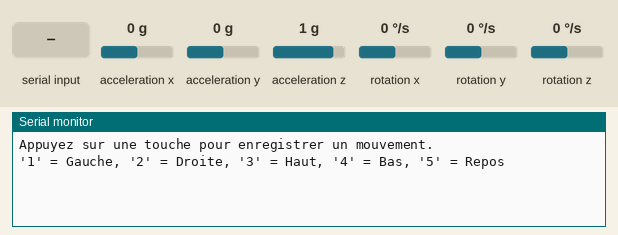
The sketch below on a simulated Arduino Nano 33 BLE. Parts: the last lines printed to the serial monitor. The test bench sets the inputs (shaded band); at power-on: acceleration x 0 g, acceleration y 0 g, acceleration z 1 g, rotation x 0 °/s, rotation y 0 °/s, rotation z 0 °/s.

Above: at 1.2 s.
1.3 s: "90,45\n" received over Serial
At 1.9 s:
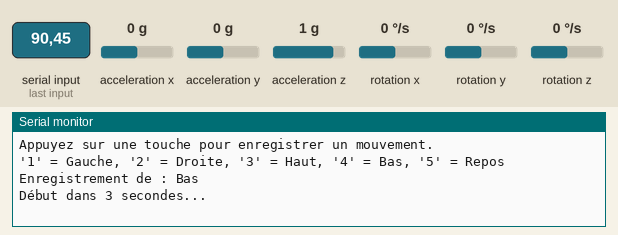
2.8 s: acceleration x set to -1.4 g
At 5.5 s:
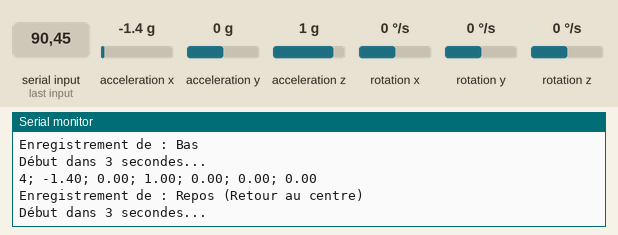
5.8 s: "30,150\n" received over Serial
At 8.3 s:
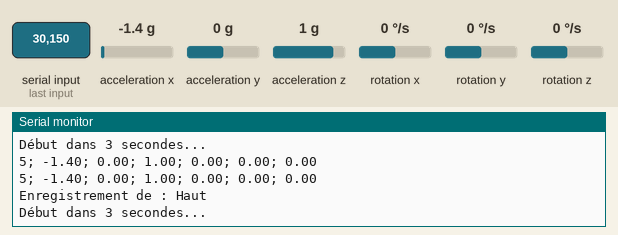
8.8 s: acceleration y set to -1.4 g
At 10.72 s:
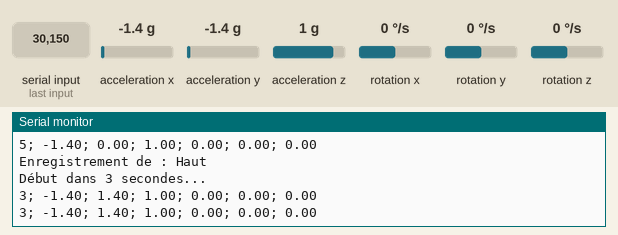
11.8 s: acceleration z set to -1.4 g
At 12.4 s:
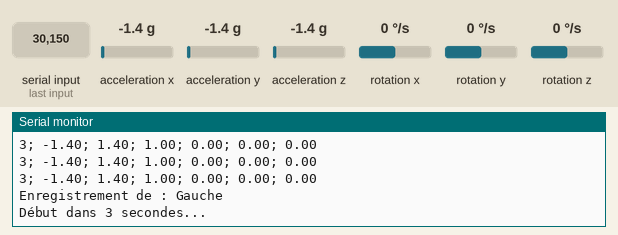
13.3 s: rotation x set to -192 °/s
At 14.8 s:
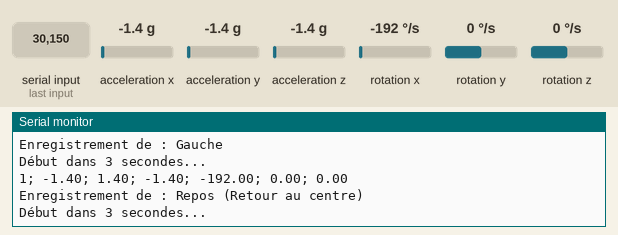
Timing chart, 0 to 15.8 s (numbered marks = the images above; inputs shaded):
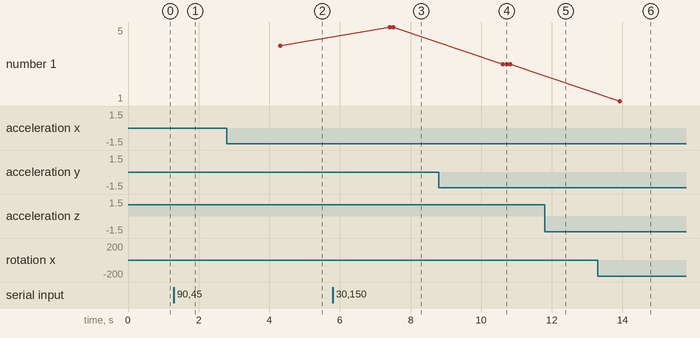

Measured:
- after the input at 1.3 s, the serial monitor: prints a new line at once (image 1)
- after the input at 2.8 s, the serial monitor: prints a new line after 1.5 s (image 2)
- after the input at 5.8 s, the serial monitor: prints a new line after 1.8 s (image 3)
- after the input at 8.8 s, the serial monitor: prints a new line after 1.8 s (image 4)
- after the input at 13.3 s, the serial monitor: prints a new line after 0.63 s (image 6)

The sketch:

projetardui.ino
```cpp
// Inclure la librairie
#include <Arduino_LSM9DS1.h>

// Constantes pour l'enregistrement des mouvements
const int DURATION = 10000;  // Durée totale d'enregistrement (10 secondes)
const int MOVEMENT_TIME = 2000;  // Temps de mouvement (2 secondes)
const int CENTER_TIME = 2000;    // Temps de retour au centre (2 secondes)
const int INTERVAL = 100;  // Intervalle entre échantillons (100 ms)

// Variables de gestion de l'enregistrement
bool isRecording = false;    // Indicateur pour savoir si l'enregistrement est en cours
int currentLabel = -1;       // Label du mouvement en cours (Gauche, Droite, Haut, Bas, Repos)
unsigned long startTime = 0; // Temps de début de l'enregistrement
int sampleCount = 0;         // Compteur des échantillons enregistrés
bool isMoving = true;        // Indicateur pour savoir si on est dans la phase "mouvement" ou "retour au centre"

void setup() {
  Serial.begin(9600);  // Initialise la communication série à 9600 bauds
  while (!Serial);  // Attendre que la communication série soit prête

  // Initialiser le capteur IMU (si échec, arrêter le programme)
  if (!IMU.begin()) {
    Serial.println("Erreur : Impossible d'initialiser le capteur IMU !");
    while (1);  // Bloquer le programme si le capteur ne s'initialise pas correctement
  }

  Serial.println("Appuyez sur une touche pour enregistrer un mouvement.");
  Serial.println("'1' = Gauche, '2' = Droite, '3' = Haut, '4' = Bas, '5' = Repos");
}

void loop() {
  // Vérifier si une entrée a été reçue via le port série
  if (Serial.available()) {
    char input = Serial.read();  // Lire l'entrée de l'utilisateur

    // Si l'entrée est un chiffre entre 1 et 5, commencer l'enregistrement
    if (input >= '1' && input <= '5') {
      currentLabel = input - '0';  // Convertir le caractère en entier (1 à 5)
      Serial.print("Enregistrement de : ");
      Serial.println(getMovementName(currentLabel));  // Afficher le nom du mouvement
      Serial.println("Début dans 3 secondes...");
      delay(3000);  // Attendre 3 secondes avant de commencer

      // Initialiser les variables pour démarrer l'enregistrement
      isRecording = true;
      startTime = millis();  // Démarrer le chronomètre
      sampleCount = 0;       // Réinitialiser le compteur d'échantillons
      isMoving = true;       // Commencer par un mouvement
    }
  }

  // Si l'enregistrement est en cours et que la durée totale n'est pas atteinte
  if (isRecording && (millis() - startTime < DURATION)) {
    unsigned long elapsedTime = millis() - startTime;  // Temps écoulé depuis le début de l'enregistrement

    // Déterminer si on est dans la phase "mouvement" ou "retour au centre"
    if (elapsedTime % (MOVEMENT_TIME + CENTER_TIME) < MOVEMENT_TIME) {
      isMoving = true;  // On est dans la phase "mouvement"
    } else {
      isMoving = false; // On est dans la phase "retour au centre"
    }

    // Si les données du capteur IMU sont disponibles, les lire
    if (IMU.accelerationAvailable() && IMU.gyroscopeAvailable()) {
      float accX, accY, accZ, gyroX, gyroY, gyroZ;
      IMU.readAcceleration(accX, accY, accZ);  // Lire les données d'accéléromètre
      IMU.readGyroscope(gyroX, gyroY, gyroZ);  // Lire les données de gyroscope

      // Inverser les axes Y pour correspondre à l'orientation du capteur
      accY = -accY;
      gyroY = -gyroY;

      // Afficher les résultats sous forme CSV (mouvement ou retour au centre)
      Serial.print(isMoving ? currentLabel : 5); Serial.print("; "); // "5" pour retour au centre
      Serial.print(accX); Serial.print("; ");
      Serial.print(accY); Serial.print("; ");
      Serial.print(accZ); Serial.print("; ");
      Serial.print(gyroX); Serial.print("; ");
      Serial.print(gyroY); Serial.print("; ");
      Serial.println(gyroZ);  // Affiche les données d'accéléromètre et gyroscope

      sampleCount++;  // Incrémenter le compteur d'échantillons
      delay(INTERVAL);  // Attendre 100 ms avant de prendre un nouvel échantillon
    }
  }

  // Si la durée d'enregistrement est atteinte, afficher le résultat
  if (isRecording && (millis() - startTime >= DURATION)) {
    Serial.print("Fin de l'enregistrement pour : ");
    Serial.println(getMovementName(currentLabel));  // Afficher le mouvement enregistré
    Serial.print("Total d’échantillons capturés : ");
    Serial.println(sampleCount);  // Afficher le nombre d'échantillons capturés
    Serial.println("Appuyez sur une touche pour recommencer.");

    isRecording = false;  // Arrêter l'enregistrement
  }
}

// Fonction pour obtenir le nom du mouvement en fonction du label
String getMovementName(int label) {
  switch (label) {
    case 1: return "Gauche";
    case 2: return "Droite";
    case 3: return "Haut";
    case 4: return "Bas";
    case 5: return "Repos (Retour au centre)";
    default: return "Inconnu";  // Si le label est invalide, retourner "Inconnu"
  }
}
```
